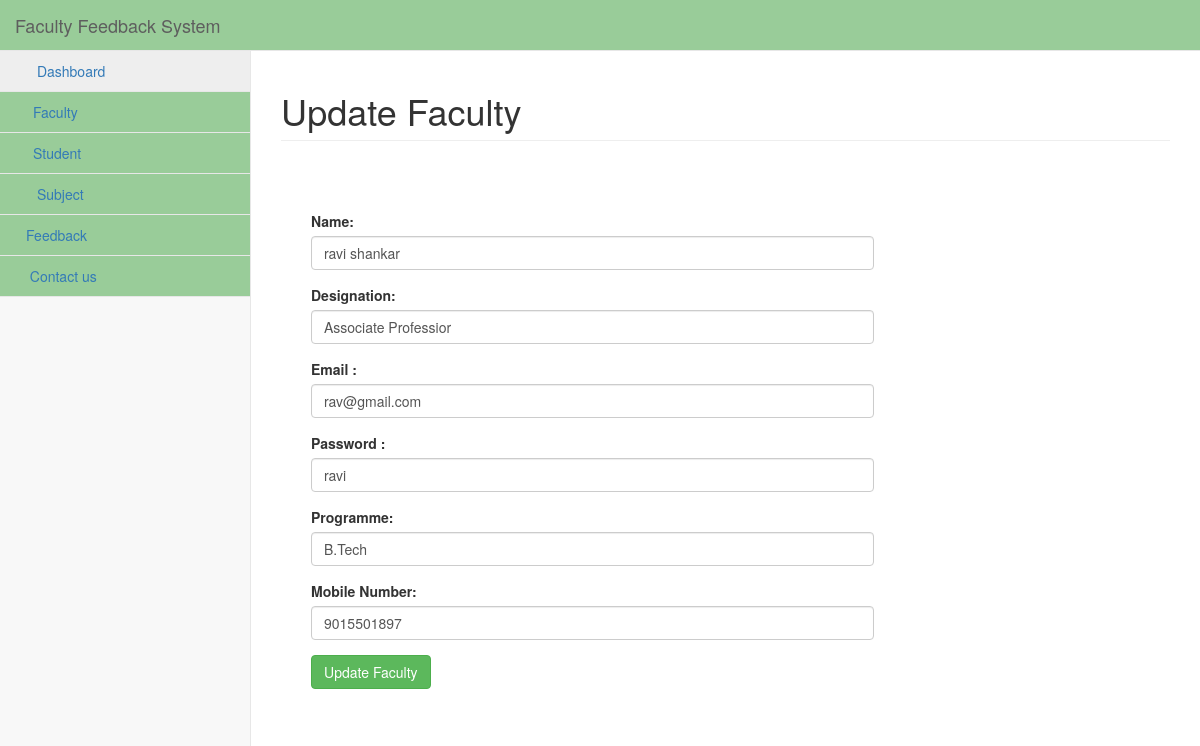
The app's page /admin/dashboard.php?id=7&info=edit_faculty (signed in) with its own data.
### tables this page shows
CREATE TABLE IF NOT EXISTS `faculty` (
  `id` int(11) NOT NULL AUTO_INCREMENT,
  `user_alias` varchar(30) NOT NULL,
  `Name` varchar(30) NOT NULL,
  `designation` varchar(100) NOT NULL,
  `programme` varchar(50) NOT NULL,
  `email` varchar(255) NOT NULL,
  `password` varchar(75) NOT NULL,
  `mobile` bigint(20) NOT NULL,
  `date` datetime NOT NULL,
  `status` int(11) NOT NULL,
  PRIMARY KEY (`id`),
  UNIQUE KEY `email` (`email`)
);

### admin/edit_faculty.php (the view, shortened to what this page needs)
<?php
	extract($_POST);
$con=mysqli_query($conn,"select * from faculty where id='".$_GET['id']."'");
$res=mysqli_fetch_assoc($con);
?>
<h1 class="page-header">Update  Faculty</h1>
<div class="col-lg-8" style="margin:15px;">
	<form method="post">
	<div class="control-group form-group">
    	<div class="controls">
        </div>
   	</div>
	<div class="control-group form-group">
    	<div class="controls">
        	<label>Name:</label>
            	<input type="text" value="<?php echo @$res['Name'];?>" name="n" class="form-control" required>
        </div>
   	</div>
	<div class="control-group form-group">
    	<div class="controls">
        	<label>Designation:</label>
            	<input type="text" value="<?php echo @$res['designation'];?>" name="desg" class="form-control" required>
        </div>
   	</div>
	<div class="control-group form-group">
    	<div class="controls">
        	<label>Email :</label>
            	<input type="email" value="<?php echo @$res['email'];?>"  name="email" class="form-control" required>
        </div>
    </div>
	<div class="control-group form-group">
    	<div class="controls">
        	<label>Password :</label>
          <input type="text" value="<?php echo @$res['password'];?>"  name="pass" class="form-control" required>
        </div>
    </div>
	<div class="control-group form-group">
    	<div class="controls">
        	<label>Programme:</label>
  <input type="text"  name="prg" value="<?php echo @$res['programme'];?>" class="form-control" required>
        </div>
    </div>
	<div class="control-group form-group">
    	<div class="controls">
        	<label>Mobile Number:</label>
            	<input type="number" id="mob" value="<?php echo @$res['mobile'];?>" class="form-control" maxlength="10" name="mob"  required>
        </div>
  	</div>
	<div class="control-group form-group">
    	<div class="controls">
            	<input type="submit" class="btn btn-success" name="save" value="Update  Faculty">
        </div>
  	</div>
	</form>
</div>

### css/sb-admin-2.css (style rules this page uses)
body { background-color: #f8f8f8; }

### records on screen
faculty: n "ravi shankar", desg "Associate Professior", email "rav@gmail.com", pass "ravi", prg "B.Tech", mob "9015501897"
